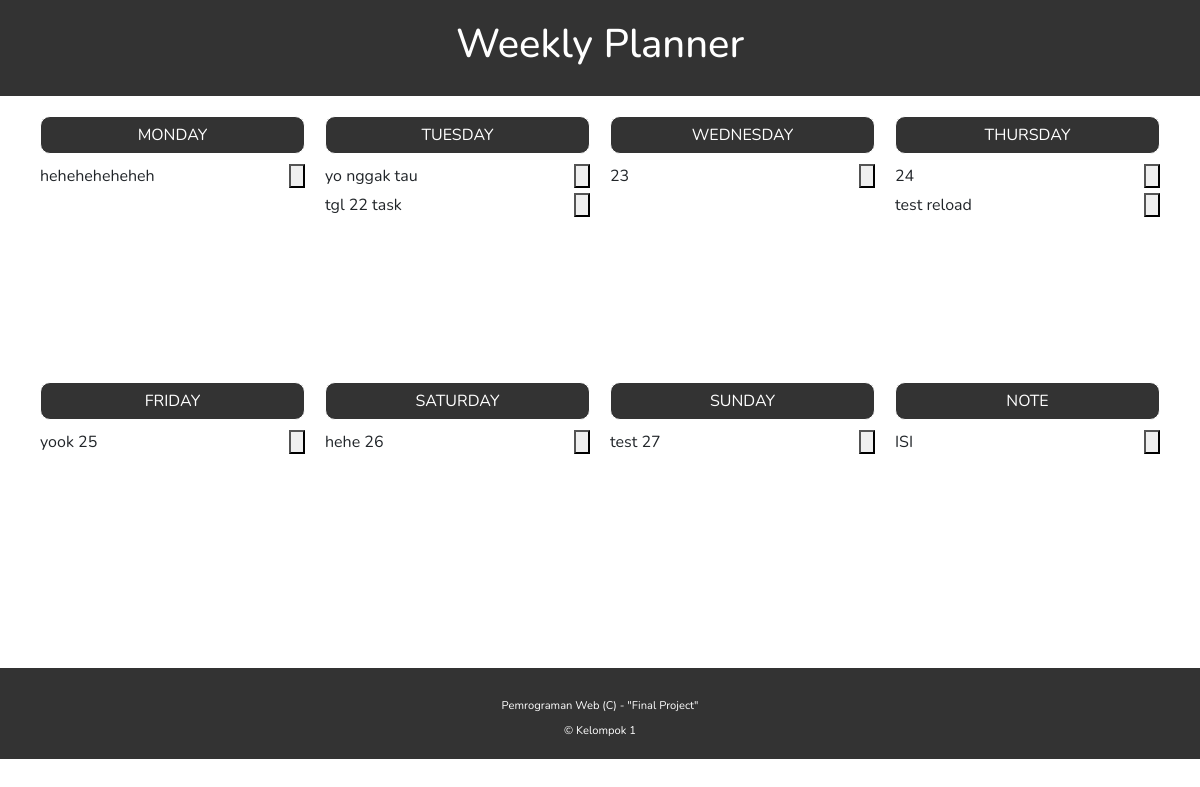
The page /task/ on the database as committed earlier.
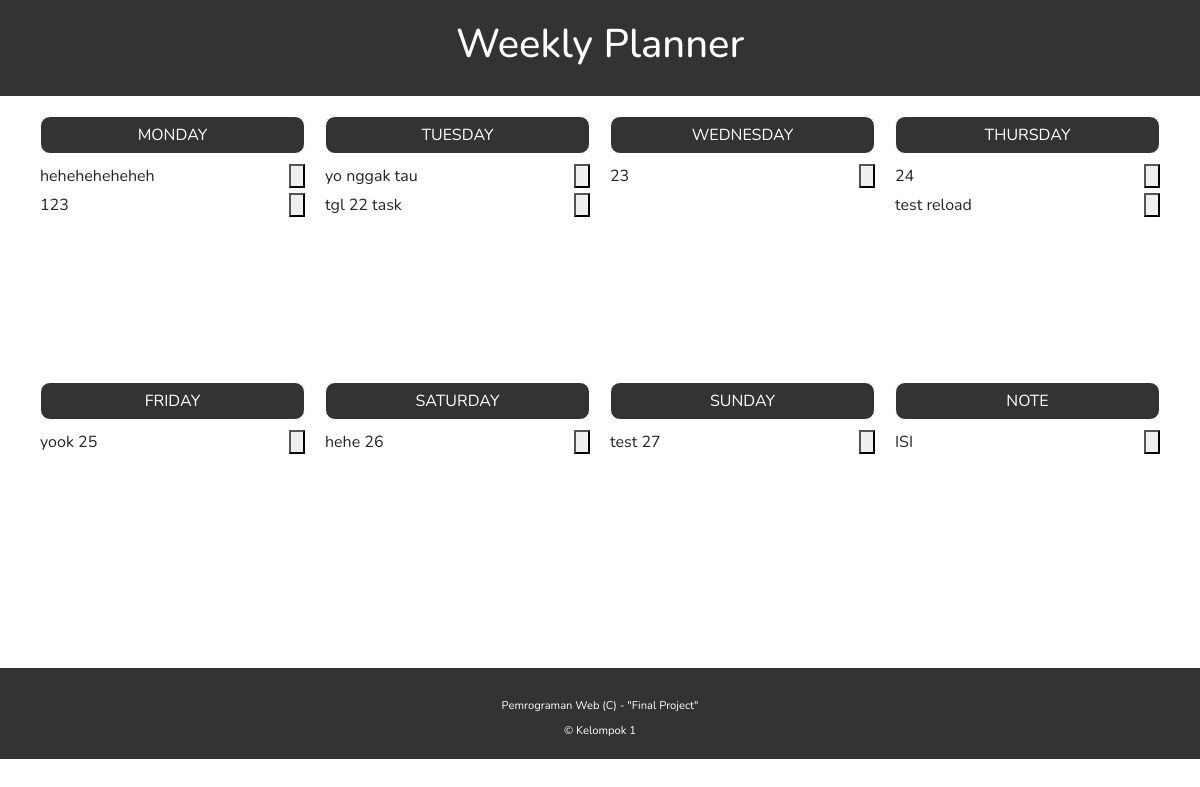
The same page on the database as committed later.
### task/models.py (models this page shows)
class Task(models.Model):
    date = models.DateField()
    title = models.CharField(max_length=255)
    initial = models.IntegerField(null=True, blank=True)
    target = models.IntegerField(null=True, blank=True)
    weight = models.IntegerField(default=1)

### task/views.py (the view)
# urls.py: path('', ListViewWeeklyTask.as_view(), name='list'),
class ListViewWeeklyTask(View):
    def get(self, request):
        allTask = Task.objects.all()
        date = [[],[],[],[],[],[],[]]
        for i in allTask:
            date[i.date.weekday()].append(i)
        context = {
            'monday': date[0],
            'tuesday': date[1],
            'wednesday': date[2],
            'thursday': date[3],
            'friday': date[4],
            'saturday': date[5],
            'sunday': date[6]
        }
        return render(request, 'test.html', context)

### templates/test.html (shortened to what this page needs)
{% extends 'BASE.html' %}
{% block content %}
<div class="container">
    <div class="container-in">
        <div class="d-container">
            <div class="judul">
                <button type="button" class="btn d-title" data-bs-toggle="modal" data-bs-target="#addModal">
                    MONDAY
                </button>
            </div>
            <div class="isian overflow-auto">
                {% for i in monday %}
                <div class="d-content">
                    <div class="d-content-text">{{i.title}}</div>
                    <button type="button" class="gg-remove d-content-delete btn-delete" data-id={{i.id}} data-bs-toggle="modal"
                        data-bs-target="#deleteModal"></button>
                </div>
                {% endfor %}
            </div>
        </div>
        <div class="d-container">
            <div class="judul">
                <button type="button" class="btn d-title" data-bs-toggle="modal" data-bs-target="#addModal">
                    TUESDAY
                </button>
            </div>
            <div class="isian overflow-auto">
            {% for i in tuesday %}
                <div class="d-content">
                    <div class="d-content-text">{{i.title}}</div>
                    <button type="button" class="gg-remove d-content-delete btn-delete" data-id={{i.id}} data-bs-toggle="modal"
                        data-bs-target="#deleteModal"></button>
                </div>
            {% endfor %}
            </div>
        </div>
        <div class="d-container">
            <div class="judul">
                <button type="button" class="btn d-title" data-bs-toggle="modal" data-id={{i.id}} data-bs-target="#addModal">
                    WEDNESDAY
                </button>
            </div>
            <div class="isian overflow-auto">
                {% for i in wednesday %}
                <div class="d-content">
                    <div class="d-content-text">{{i.title}}</div>
                    <button type="button" class="gg-remove d-content-delete btn-delete" data-id={{i.id}} data-bs-toggle="modal"
                        data-bs-target="#deleteModal"></button>
                </div>
                {% endfor %}
            </div>
        </div>
        <div class="d-container">
            <div class="judul">
                <button type="button" class="btn d-title" data-bs-toggle="modal" data-bs-target="#addModal">
                    THURSDAY
                </button>
            </div>
            <div class="isian overflow-auto">
                {% for i in thursday %}
                <div class="d-content">
                    <div class="d-content-text">{{i.title}}</div>
                    <button type="button" class="gg-remove d-content-delete btn-delete" data-id={{i.id}} data-bs-toggle="modal"
                        data-bs-target="#deleteModal"></button>
                </div>
                {% endfor %}
            </div>
        </div>
    </div>
    <div class="container-in">
        <div class="d-container">
            <div class="judul">
                <button type="button" class="btn d-title" data-bs-toggle="modal" data-bs-target="#addModal">
                    FRIDAY
                </button>
            </div>
            <div class="isian overflow-auto">
                {% for i in friday %}
                <div class="d-content">
                    <div class="d-content-text">{{i.title}}</div>
                    <button type="button" class="gg-remove d-content-delete btn-delete" data-id={{i.id}} data-bs-toggle="modal"
                        data-bs-target="#deleteModal"></button>
                </div>
                {% endfor %}
            </div>
        </div>
        <div class="d-container">
            <div class="judul">
                <button type="button" class="btn d-title" data-bs-toggle="modal" data-bs-target="#addModal">
                    SATURDAY
                </button>
            </div>
            <div class="isian overflow-auto">
                {% for i in saturday %}
                <div class="d-content">
                    <div class="d-content-text">{{i.title}}</div>
                    <button type="button" class="gg-remove d-content-delete btn-delete" data-id={{i.id}} data-bs-toggle="modal"
                        data-bs-target="#deleteModal"></button>
                </div>
                {% endfor %}
            </div>
        </div>
        <div class="d-container">
            <div class="judul">
                <button type="button" class="btn d-title" data-bs-toggle="modal" data-bs-target="#addModal">
                    SUNDAY
                </button>
            </div>
            <div class="isian overflow-auto">
                {% for i in sunday %}
                <div class="d-content">
                    <div class="d-content-text">{{i.title}}</div>
                    <button type="button" class="gg-remove d-content-delete btn-delete" data-id={{i.id}} data-bs-toggle="modal"
                        data-bs-target="#deleteModal"></button>
                </div>
                {% endfor %}
            </div>
        </div>
        <div class="d-container">
            <div class="judul">
                <button type="button" class="btn d-title" data-bs-toggle="modal" data-bs-target="#addModal">
                    NOTE
                </button>
            </div>
            <div class="isian overflow-auto">
                <div class="d-content">
                    <div class="d-content-text">ISI</div>
                    <button type="button" class="gg-remove d-content-delete btn-delete" data-id={{i.id}} data-bs-toggle="modal"
                        data-bs-target="#deleteModal"></button>
                </div>
            </div>
        </div>
    </div>
</div>
{% endblock %}

### templates/BASE.html (shortened to what this page needs)
<!DOCTYPE html>
<html lang="en">
<head>
    <link href="https://cdn.jsdelivr.net/npm/bootstrap@5.2.2/dist/css/bootstrap.min.css" rel="stylesheet"
>
    <link href='https://css.gg/remove.css' rel='stylesheet'>
</head>
<body>
    {%  include "header.html" %}
    {% block content %}
    {% endblock %}
</body>
<footer>
    <p class="copyright">
        Pemrograman Web (C) - "Final Project"
        <br>
        © Kelompok 1
    </p>
</footer>
</html>

### templates/header.html
<div style="text-align: center;
    padding: 20px 0;
    background-color: #333333;
    color: #fff;">
    <h1>Weekly Planner</h1>
</div>

### templates/BASE.html (style rules this page uses)
body { font-family: 'Nunito', sans-serif; }
footer { position: relative; height: 91px; width: 100%; background-color: #333333; }
p.copyright { position: absolute; width: 100%; color: #fff; line-height: 25px; font-size: 0.7em; text-align: center; bottom: 0; }

### templates/test.html (style rules this page uses)
.container { margin: 20px auto; padding: 0; }
.container-in { display: flex; height: 266px; }
.isian { margin: 5px 0; height: 210px; }
.d-container { width: 25%; padding: 0 10px; }
.d-title { width: 100%; background-color: #333; text-align: center; border-style: solid; border-color: white; border-radius: 10px; color: white; }
.d-content { margin: 5px 0; display: flex; justify-content: space-between; }
.d-content-text { padding: auto 0; }

Rows that differ between the two databases and show on the page:
added Task: title "123", shown under "Weekly Planner"
